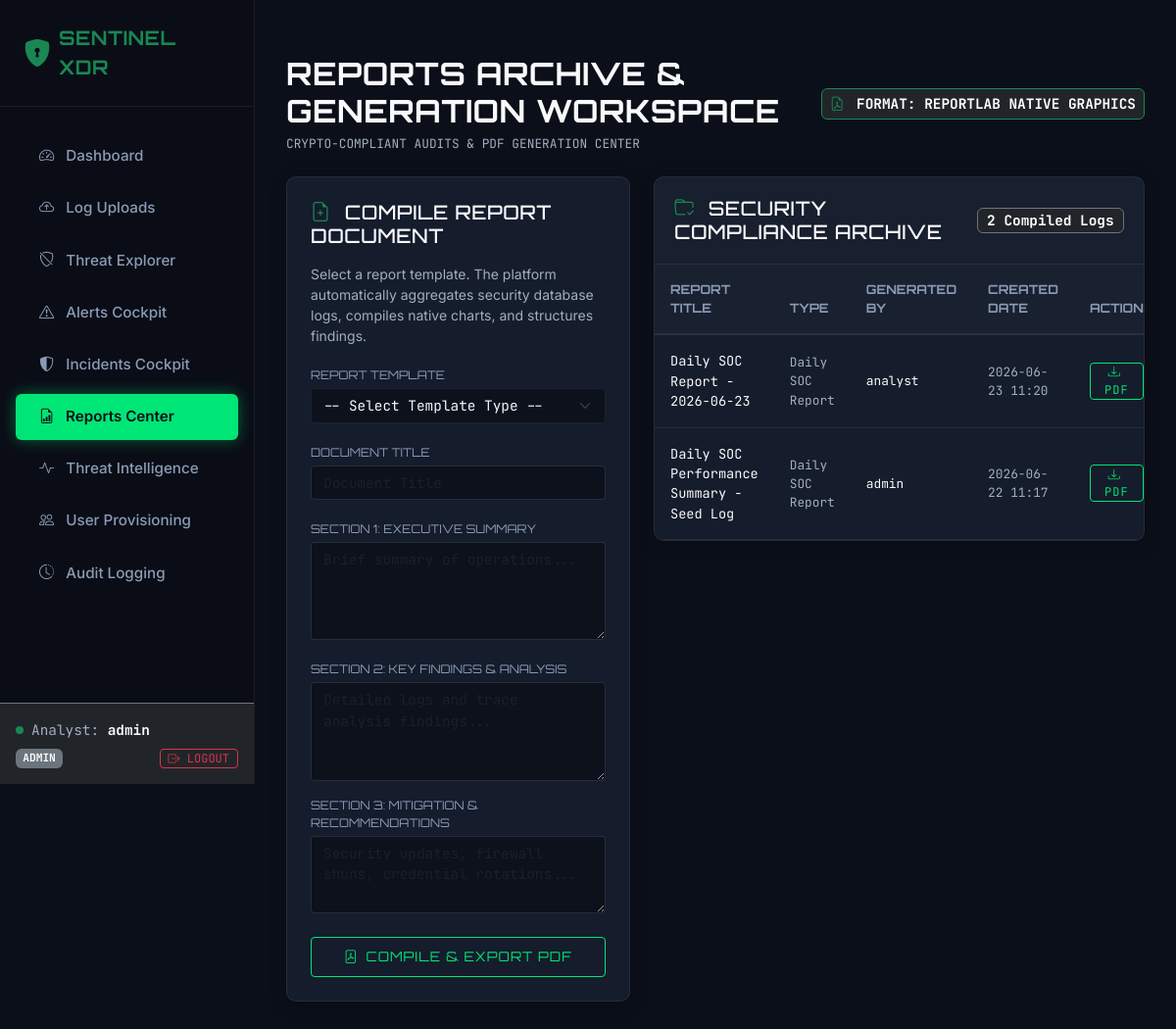
The app's page /reports (signed in) with its own data.
### app/models/user.py (models this page shows, shortened)
class User(db.Model):
    __tablename__ = 'users'
    id = db.Column(db.Integer, primary_key=True)
    username = db.Column(db.String(64), unique=True, nullable=False, index=True)
    email = db.Column(db.String(120), unique=True, nullable=False)
    password_hash = db.Column(db.String(128), nullable=False)
    created_at = db.Column(db.DateTime, default=datetime.datetime.utcnow)
    role = db.Column(db.String(32), default='analyst', nullable=False)  # 'admin' or 'analyst'
    uploads = db.relationship('UploadedLog', backref='uploader', lazy=True, cascade="all, delete-orphan")

### app/models/report.py (models this page shows, shortened)
class Report(db.Model):
    __tablename__ = 'reports'
    id = db.Column(db.Integer, primary_key=True)
    report_type = db.Column(db.String(64), nullable=False) # 'Daily SOC Report', 'Threat Summary Report', 'IOC Match Report', 'Incident Investigation Report'
    title = db.Column(db.String(128), nullable=False)
    created_at = db.Column(db.DateTime, default=datetime.datetime.utcnow, nullable=False)
    created_by_id = db.Column(db.Integer, db.ForeignKey('users.id', ondelete='SET NULL'), nullable=True)
    executive_summary = db.Column(db.Text, nullable=True)
    findings = db.Column(db.Text, nullable=True)
    recommendations = db.Column(db.Text, nullable=True)
    charts_data_json = db.Column(db.Text, name='charts_data', default='{}', nullable=False)
    pdf_path = db.Column(db.String(256), nullable=False) # relative web-accessible static path
    creator = db.relationship('User', backref=db.backref('reports', lazy=True))
    @property
    def charts_data(self):
        try:
            return json.loads(self.charts_data_json or '{}')
        except Exception:
            return {}
    @charts_data.setter
    def charts_data(self, value):
        self.charts_data_json = json.dumps(value)

### app/blueprints/reports.py (the view)
@reports_bp.route('/reports')
@login_required
@role_required('admin', 'analyst', 'viewer')
def index():
    all_reports = Report.query.order_by(Report.created_at.desc()).all()
    all_incidents = Incident.query.order_by(Incident.created_at.desc()).all()
    return render_template('reports.html', reports=all_reports, incidents=all_incidents)

### app/templates/reports.html (shortened to what this page needs)
{% extends 'base.html' %}
{% block content %}
<div class="container-fluid px-0">
    <div class="d-flex justify-content-between align-items-center mb-4">
        <div>
            <h2 class="text-light fw-bold mb-1">REPORTS ARCHIVE & GENERATION WORKSPACE</h2>
            <p class="text-muted text-mono mb-0" style="font-size: 0.8rem;">CRYPTO-COMPLIANT AUDITS & PDF GENERATION CENTER</p>
        </div>
        <div>
            <span class="badge bg-dark border border-success text-mono p-2">
                <i class="bi bi-file-earmark-pdf text-success me-1"></i> FORMAT: REPORTLAB NATIVE GRAPHICS
            </span>
        </div>
    </div>
    <div class="row g-4">
        {% if session.get('role') != 'viewer' %}
        <div class="col-12 col-xl-5">
            <div class="cyber-card p-4">
                <h5 class="text-light mb-3 font-display"><i class="bi bi-file-earmark-plus text-success me-2"></i> COMPILE REPORT DOCUMENT</h5>
                <p class="text-muted small">
                    Select a report template. The platform automatically aggregates security database logs, compiles native charts, and structures findings.
                </p>
                <form action="{{ url_for('reports.generate') }}" method="POST" id="reportForm">
                    <div class="mb-3">
                        <label for="report_type" class="filter-label mb-1">Report Template</label>
                        <select name="report_type" id="report_type" class="form-select form-control-cyber text-mono" required>
                            <option value="" disabled selected>-- Select Template Type --</option>
                        </select>
                    </div>
                    <div class="mb-3">
                        <label for="title" class="filter-label mb-1">Document Title</label>
                        <input type="text" class="form-control form-control-cyber text-mono" id="title" name="title" placeholder="Document Title" required>
                    </div>
                    <div class="mb-3">
                        <label for="executive_summary" class="filter-label mb-1">Section 1: Executive Summary</label>
                        <textarea class="form-control form-control-cyber text-mono" id="executive_summary" name="executive_summary" rows="4" placeholder="Brief summary of operations..." required></textarea>
                    </div>
                    <div class="mb-3">
                        <label for="findings" class="filter-label mb-1">Section 2: Key Findings & Analysis</label>
                        <textarea class="form-control form-control-cyber text-mono" id="findings" name="findings" rows="4" placeholder="Detailed logs and trace analysis findings..." required></textarea>
                    </div>
                    <div class="mb-4">
                        <label for="recommendations" class="filter-label mb-1">Section 3: Mitigation & Recommendations</label>
                        <textarea class="form-control form-control-cyber text-mono" id="recommendations" name="recommendations" rows="3" placeholder="Security updates, firewall shuns, credential rotations..." required></textarea>
                    </div>
                    <div class="d-grid">
                        <button type="submit" class="btn btn-cyber" id="generateBtn">
                            <i class="bi bi-file-pdf me-2"></i>Compile & Export PDF
                        </button>
                    </div>
                </form>
            </div>
        </div>
        {% endif %}
        <div class="col-12 col-xl-7">
            <div class="cyber-card">
                <div class="cyber-card-header d-flex justify-content-between align-items-center">
                    <h5 class="text-light mb-0 font-display"><i class="bi bi-folder-check text-success me-2"></i> SECURITY COMPLIANCE ARCHIVE</h5>
                    <span class="badge bg-dark border border-secondary text-mono">{{ reports | length }} Compiled Logs</span>
                </div>
                <div class="table-responsive">
                    <table class="table table-cyber mb-0 align-middle">
                        <thead>
                            <tr>
                                <th>Report Title</th>
                                <th>Type</th>
                                <th>Generated By</th>
                                <th>Created Date</th>
                                <th class="text-end">Action</th>
                            </tr>
                        </thead>
                        <tbody>
                            {% if reports %}
                                {% for r in reports %}
                                <tr>
                                    <td class="text-light text-mono font-weight-bold" style="font-size: 0.85rem;">
                                        {{ r.title }}
                                    </td>
                                    <td class="text-muted text-mono" style="font-size: 0.8rem;">
                                        {{ r.report_type }}
                                    </td>
                                    <td class="text-light text-mono" style="font-size: 0.8rem;">
                                        {{ r.creator.username if r.creator else 'System' }}
                                    </td>
                                    <td class="text-muted text-mono" style="font-size: 0.8rem;">
                                        {{ r.created_at.strftime('%Y-%m-%d %H:%M') if r.created_at else 'N/A' }}
                                    </td>
                                    <td class="text-end">
                                        <a href="{{ url_for('reports.download', report_id=r.id) }}" class="btn btn-sm btn-cyber py-0 px-2 text-mono" style="font-size: 0.75rem;">
                                            <i class="bi bi-download me-1"></i> PDF
                                        </a>
                                    </td>
                                </tr>
                                {% endfor %}
                            {% endif %}
                        </tbody>
                    </table>
                </div>
            </div>
        </div>
    </div>
</div>
{% endblock %}

### app/templates/base.html (shortened to what this page needs)
<!DOCTYPE html>
<html lang="en">
<head>
    <link href="https://cdn.jsdelivr.net/npm/bootstrap@5.3.3/dist/css/bootstrap.min.css" rel="stylesheet"
>
    <link rel="stylesheet" href="https://cdn.jsdelivr.net/npm/bootstrap-icons@1.11.3/font/bootstrap-icons.min.css">
    <link rel="stylesheet" href="{{ url_for('static', filename='css/custom.css') }}">
</head>
<body>
    <div class="sidebar d-flex flex-column justify-content-between">
        <div>
            <div class="sidebar-logo">
                <i class="bi bi-shield-lock-fill text-success fs-3 me-2"></i>
                <span class="brand-text text-success fs-5 fw-bold">SENTINEL XDR</span>
            </div>
            {% if g.user %}
            <nav class="nav flex-column">
                <a class="nav-link {% if request.endpoint == 'dashboard.index' %}active{% endif %}"
                    href="{{ url_for('dashboard.index') }}">
                    <i class="bi bi-speedometer2 me-2"></i> Dashboard
                </a>
                <a class="nav-link {% if request.endpoint == 'main.uploads' %}active{% endif %}"
                    href="{{ url_for('main.uploads') }}">
                    <i class="bi bi-cloud-arrow-up me-2"></i> Log Uploads
                </a>
                <a class="nav-link {% if request.endpoint == 'main.events' %}active{% endif %}"
                    href="{{ url_for('main.events') }}">
                    <i class="bi bi-shield-slash me-2"></i> Threat Explorer
                </a>
                <a class="nav-link {% if request.endpoint == 'alerts.index' %}active{% endif %}"
                    href="{{ url_for('alerts.index') }}">
                    <i class="bi bi-exclamation-triangle me-2"></i> Alerts Cockpit
                </a>
                <a class="nav-link {% if request.blueprint == 'incidents' %}active{% endif %}"
                    href="{{ url_for('incidents.index') }}">
                    <i class="bi bi-shield-shaded me-2"></i> Incidents Cockpit
                </a>
                <a class="nav-link {% if request.blueprint == 'reports' %}active{% endif %}"
                    href="{{ url_for('reports.index') }}">
                    <i class="bi bi-file-earmark-bar-graph me-2"></i> Reports Center
                </a>
                <a class="nav-link {% if request.endpoint == 'iocs.index' %}active{% endif %}"
                    href="{{ url_for('iocs.index') }}">
                    <i class="bi bi-activity me-2"></i> Threat Intelligence
                </a>
                {% if g.user.role == 'admin' %}
                <a class="nav-link {% if request.endpoint == 'admin.users' %}active{% endif %}"
                    href="{{ url_for('admin.users') }}">
                    <i class="bi bi-people me-2"></i> User Provisioning
                </a>
                <a class="nav-link {% if request.endpoint == 'admin.audit_logs' %}active{% endif %}"
                    href="{{ url_for('admin.audit_logs') }}">
                    <i class="bi bi-clock-history me-2"></i> Audit Logging
                </a>
                {% endif %}
            </nav>
            {% endif %}
        </div>
        {% if g.user %}
        <div class="p-3 border-top border-secondary bg-dark">
            <div class="d-flex align-items-center mb-2">
                <div class="bg-success rounded-circle me-2" style="width: 8px; height: 8px;"></div>
                <small class="text-muted text-mono">Analyst: <span class="text-light fw-bold">{{ g.user.username
                        }}</span></small>
            </div>
            <div class="d-flex justify-content-between align-items-center">
                <span class="badge bg-secondary text-mono" style="font-size: 0.7rem;">{{ g.user.role | upper }}</span>
                <a href="{{ url_for('auth.logout') }}" class="btn btn-sm btn-outline-danger py-0 px-2 text-mono"
                    style="font-size: 0.75rem;">
                    <i class="bi bi-box-arrow-right"></i> LOGOUT
                </a>
            </div>
        </div>
        {% endif %}
    </div>
    <div class="main-wrapper">
        {% block content %}{% endblock %}
    </div>
</body>
</html>

### app/static/css/custom.css (style rules this page uses)
:root { --bg-primary: #0b0f19; --bg-secondary: #0f1626; --bg-card: #151c2c; --bg-sidebar: #0a0d16; --border-color: rgba(255, 255, 255, 0.07); --border-glow: rgba(0, 230, 118, 0.2); --accent-primary: #00e676; --accent-info: #00b0ff; --accent-warning: #ffea00; --accent-danger: #ff9100; --accent-critical: #ff1744; --text-main: #f5f6fa; --text-muted: #8b9bb4; --font-sans: 'Inter', sans-serif; --font-display: 'Orbitron', sans-serif; --font-mono: 'JetBrains Mono', monospace; }
body { background-color: var(--bg-primary); color: var(--text-main); font-family: var(--font-sans); margin: 0; overflow-x: hidden; }
h1, h2, h3, h4, h5, h6, .brand-text { font-family: var(--font-display); letter-spacing: 0.5px; }
.sidebar { background-color: var(--bg-sidebar); border-right: 1px solid var(--border-color); min-height: 100vh; padding-top: 1.5rem; position: fixed; width: 260px; z-index: 100; }
.sidebar .nav-link { color: var(--text-muted); font-size: 0.95rem; font-weight: 500; padding: 0.75rem 1.5rem; margin: 0.2rem 1rem; border-radius: 6px; transition: all 0.3s ease; }
.sidebar .nav-link.active { color: var(--bg-primary); background-color: var(--accent-primary); font-weight: 600; box-shadow: 0 0 15px rgba(0, 230, 118, 0.4); }
.sidebar-logo { display: flex; align-items: center; padding: 0 1.5rem 1.5rem 1.5rem; border-bottom: 1px solid var(--border-color); margin-bottom: 1.5rem; }
.main-wrapper { margin-left: 260px; padding: 2rem; min-height: 100vh; }
.cyber-card { background: var(--bg-card); border: 1px solid var(--border-color); border-radius: 10px; box-shadow: 0 4px 20px rgba(0, 0, 0, 0.2); transition: all 0.3s ease; position: relative; overflow: hidden; }
.cyber-card-header { border-bottom: 1px solid var(--border-color); padding: 1.25rem; background: rgba(255, 255, 255, 0.01); }
.btn-cyber { background-color: transparent; border: 1px solid var(--accent-primary); color: var(--accent-primary); font-family: var(--font-display); font-size: 0.85rem; letter-spacing: 1px; padding: 0.6rem 1.2rem; border-radius: 4px; transition: all 0.3s ease; text-transform: uppercase; }
.table-cyber { color: var(--text-main); border-collapse: separate; border-spacing: 0; }
.table-cyber th { background-color: rgba(255, 255, 255, 0.02); border-bottom: 2px solid var(--border-color); color: var(--text-muted); font-family: var(--font-display); font-size: 0.8rem; text-transform: uppercase; padding: 1rem; }
.table-cyber td { padding: 1rem; border-bottom: 1px solid var(--border-color); background-color: var(--bg-card); transition: background-color 0.2s ease; }
.filter-label { font-family: var(--font-display); font-size: 0.75rem; text-transform: uppercase; color: var(--text-muted); }
.form-control-cyber { background-color: rgba(11, 15, 25, 0.8) !important; border: 1px solid var(--border-color) !important; color: var(--text-main) !important; border-radius: 4px; }
.text-mono { font-family: var(--font-mono); font-size: 0.9rem; }
.text-muted { color: #a0aec0 !important; }

### records on screen
User: user.username "admin", user.role "ADMIN"
Report: title "Daily SOC Report - 2026-06-23", report_type "Daily SOC Report", creator "analyst", created_at "2026-06-23 11:20"
Report: title "Daily SOC Performance Summary - Seed Log", report_type "Daily SOC Report", creator "admin", created_at "2026-06-22 11:17"

### other values on screen
{{ reports | length }} "2"
